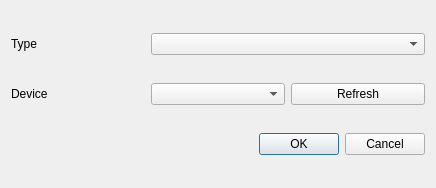
<?xml version="1.0" encoding="UTF-8"?>
<ui version="4.0">
 <class>AddDeviceDialogClass</class>
 <widget class="QDialog" name="AddDeviceDialogClass">
  <property name="geometry">
   <rect>
    <x>0</x>
    <y>0</y>
    <width>436</width>
    <height>188</height>
   </rect>
  </property>
  <property name="windowTitle">
   <string>AddDeviceDialog</string>
  </property>
  <layout class="QGridLayout" name="gridLayout">
   <item row="1" column="2">
    <widget class="QPushButton" name="buttonRefresh">
     <property name="text">
      <string>Refresh</string>
     </property>
    </widget>
   </item>
   <item row="1" column="1">
    <widget class="QComboBox" name="dropdownDevice"/>
   </item>
   <item row="1" column="0">
    <widget class="QLabel" name="label">
     <property name="text">
      <string>Device</string>
     </property>
    </widget>
   </item>
   <item row="2" column="0" colspan="3">
    <widget class="QDialogButtonBox" name="buttonBox">
     <property name="standardButtons">
      <set>QDialogButtonBox::StandardButton::Cancel|QDialogButtonBox::StandardButton::Ok</set>
     </property>
    </widget>
   </item>
   <item row="0" column="0">
    <widget class="QLabel" name="label_2">
     <property name="text">
      <string>Type</string>
     </property>
    </widget>
   </item>
   <item row="0" column="1" colspan="2">
    <widget class="QComboBox" name="dropdownDeviceType"/>
   </item>
  </layout>
 </widget>
 <layoutdefault spacing="6" margin="11"/>
 <resources/>
 <connections/>
</ui>
